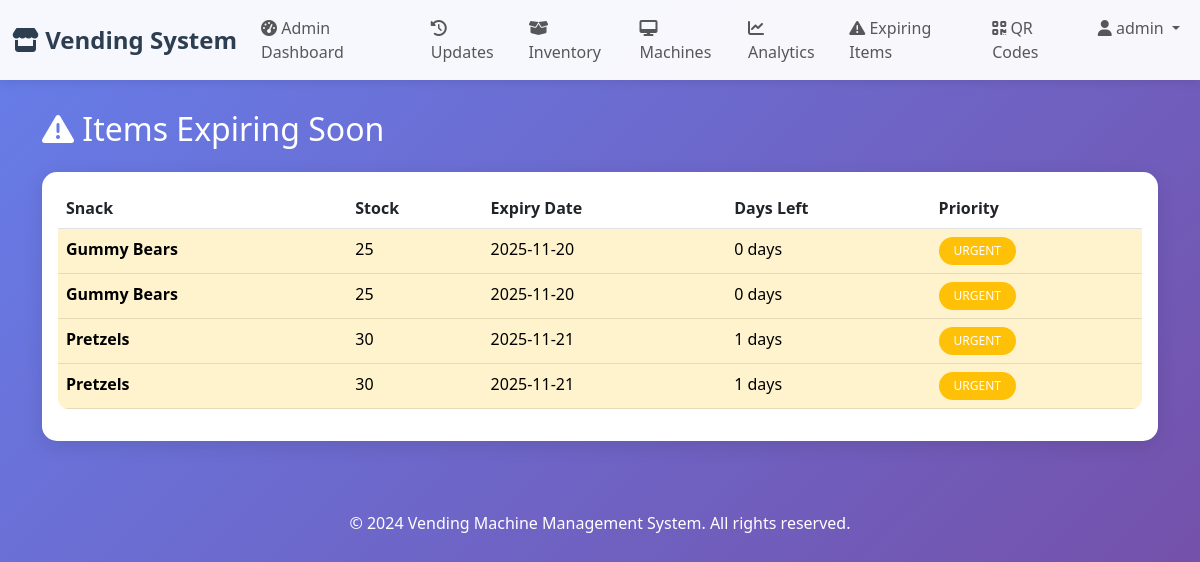
The page /shelf_life (signed in) on the database its author committed.
### tables this page shows
CREATE TABLE snacks (
    id INTEGER PRIMARY KEY AUTOINCREMENT,
    name TEXT NOT NULL,
    stock INTEGER DEFAULT 0,
    expiry_date DATE NOT NULL,
    price REAL DEFAULT 0.0,
    category TEXT DEFAULT 'General',
    created_at TIMESTAMP DEFAULT CURRENT_TIMESTAMP
);

### app.py (the view)
@app.route("/shelf_life")
@login_required()
def shelf_life():
    snacks = query_db("""
        SELECT id, name, stock, expiry_date,
        (julianday(expiry_date) - julianday('now')) AS days_left
        FROM snacks
        WHERE (julianday(expiry_date) - julianday('now')) <= 3
        ORDER BY days_left ASC
    """)
    return render_template("shelf_life.html", snacks=snacks)

### app.py (called while the page is built, shortened)
def query_db(q, args=(), one=False):
    try:
        conn = sqlite3.connect(DB)
        cursor = conn.cursor()
        cursor.execute(q, args)
        is_select = q.strip().lower().startswith("select")
        data = cursor.fetchall()
        if not is_select:
            conn.commit()
        conn.close()
        if one:
            return data[0] if data else None
        return data
    except sqlite3.Error as e:
        print(f"Database error: {e}")
        return None if one else []

def login_required(role=None):
    def wrapper(f):
        @wraps(f)
        def decorated_function(*args, **kwargs):
            if "user_id" not in session:
                flash("Please login to access this page.", "warning")
                return redirect(url_for("login"))
            return f(*args, **kwargs)
        return decorated_function
    return wrapper

### templates/shelf_life.html (shortened to what this page needs)
{% extends "base.html" %}
{% block content %}
<h2 class="text-white mb-4">
    <i class="fas fa-exclamation-triangle"></i> Items Expiring Soon
</h2>
<div class="card">
    <div class="card-body">
        {% if snacks %}
        <div class="table-responsive">
            <table class="table table-hover">
                <thead>
                    <tr>
                        <th>Snack</th>
                        <th>Stock</th>
                        <th>Expiry Date</th>
                        <th>Days Left</th>
                        <th>Priority</th>
                    </tr>
                </thead>
                <tbody>
                    {% for snack in snacks %}
                    <tr class="{% if snack[4] <= 0 %}table-danger{% else %}table-warning{% endif %}">
                        <td><strong>{{ snack[1] }}</strong></td>
                        <td>{{ snack[2] }}</td>
                        <td>{{ snack[3] }}</td>
                        <td>{{ snack[4]|round|int }} days</td>
                        <td>
                            {% if snack[4] <= 0 %}
                            <span class="badge bg-danger">EXPIRED</span>
                            {% else %}
                            <span class="badge bg-warning">URGENT</span>
                            {% endif %}
                        </td>
                    </tr>
                    {% endfor %}
                </tbody>
            </table>
        </div>
        {% else %}
        <div class="alert alert-success">
            <i class="fas fa-check-circle"></i> No items expiring soon!
        </div>
        {% endif %}
    </div>
</div>
{% endblock %}

### templates/base.html (style rules this page uses)
:root { --primary-color: #2c3e50; --secondary-color: #3498db; --success-color: #27ae60; --danger-color: #e74c3c; --warning-color: #f39c12; }
body { font-family: 'Segoe UI', Tahoma, Geneva, Verdana, sans-serif; background: linear-gradient(135deg, #667eea 0%, #764ba2 100%); min-height: 100vh; padding-bottom: 50px; }
.card { border: none; border-radius: 15px; box-shadow: 0 5px 20px rgba(0,0,0,0.1); margin-bottom: 20px; transition: transform 0.3s ease; }
.table { background: white; border-radius: 10px; overflow: hidden; }
.badge { padding: 8px 15px; border-radius: 20px; font-weight: 500; }

### rows shown on the page
snacks: name "Gummy Bears", stock "25", expiry_date "2025-11-20", snack "0"
snacks: name "Gummy Bears", stock "25", expiry_date "2025-11-20", snack "0"
snacks: name "Pretzels", stock "30", expiry_date "2025-11-21", snack "1"
snacks: name "Pretzels", stock "30", expiry_date "2025-11-21", snack "1"

### other values the page prints
{{ session.username }} "admin"
